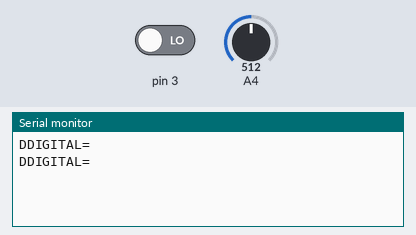
Bench run of a sketch on a simulated Arduino Uno, built with avr-gcc and run on an emulated ATmega328P. Shown: the last lines printed to the serial monitor. The inputs (shaded band) are chosen by the test bench; at power-on: A4 = 512, pin 3 LOW.

Above: at 2.8 s.
2.9 s: A4 set to 0
At 4.5 s:
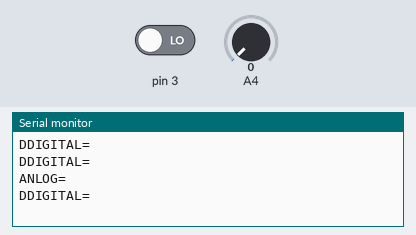
7.5 s: pin 3 driven HIGH
At 8.8 s:
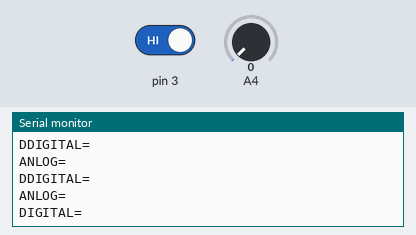

The sketch:

sensor.ino
```cpp
  int value = 0;
    int value1 = 0;
  void setup()
  {
    // put your setup code here, to run once:
   pinMode(A4,INPUT);
   pinMode(3,INPUT);
     Serial.begin(9600);
  }
  void loop()
  {
    // put your main code here, to run repeatedly:
      value1=digitalRead(3);
      value = analogRead(A4);
      Serial.println("ANLOG="+value);
       Serial.println("DDIGITAL="+value1);
      delay(2000);
  }
```

Measured:
- after the input at 2.9 s, the serial monitor: prints a new line after 1.1 s (image 1)
- after the input at 7.5 s, the serial monitor: prints a new line after 0.51 s (image 2)
